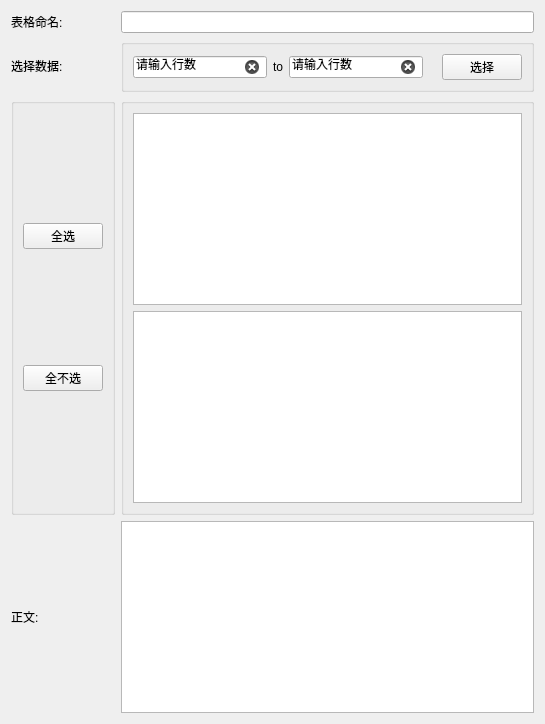
          <widget class="QWidget" name="text2">
           <attribute name="title">
            <string>2.数据表格</string>
           </attribute>
           <layout class="QGridLayout" name="gridLayout_8">
            <item row="5" column="0">
             <widget class="QGroupBox" name="groupBox_4">
              <property name="title">
               <string/>
              </property>
              <layout class="QVBoxLayout" name="verticalLayout_7">
               <item>
                <widget class="QPushButton" name="doc_2_button2">
                 <property name="text">
                  <string>全选</string>
                 </property>
                 <property name="checkable">
                  <bool>false</bool>
                 </property>
                </widget>
               </item>
               <item>
                <widget class="QPushButton" name="doc_2_button3">
                 <property name="text">
                  <string>全不选</string>
                 </property>
                 <property name="checkable">
                  <bool>false</bool>
                 </property>
                </widget>
               </item>
              </layout>
             </widget>
            </item>
            <item row="2" column="1">
             <widget class="QGroupBox" name="groupBox_3">
              <property name="sizePolicy">
               <sizepolicy hsizetype="Preferred" vsizetype="Fixed">
                <horstretch>0</horstretch>
                <verstretch>0</verstretch>
               </sizepolicy>
              </property>
              <property name="title">
               <string/>
              </property>
              <layout class="QHBoxLayout" name="horizontalLayout_2">
               <item>
                <widget class="QLineEdit" name="doc_2_start">
                 <property name="text">
                  <string>请输入行数</string>
                 </property>
                 <property name="clearButtonEnabled">
                  <bool>true</bool>
                 </property>
                </widget>
               </item>
               <item>
                <widget class="QLabel" name="label_23">
                 <property name="text">
                  <string>to</string>
                 </property>
                </widget>
               </item>
               <item>
                <widget class="QLineEdit" name="doc_2_end">
                 <property name="text">
                  <string>请输入行数</string>
                 </property>
                 <property name="clearButtonEnabled">
                  <bool>true</bool>
                 </property>
                </widget>
               </item>
               <item>
                <widget class="QLabel" name="doc_2_status">
                 <property name="text">
                  <string/>
                 </property>
                 <property name="wordWrap">
                  <bool>true</bool>
                 </property>
                </widget>
               </item>
               <item>
                <widget class="QPushButton" name="doc_2_button1">
                 <property name="text">
                  <string>选择</string>
                 </property>
                 <property name="checkable">
                  <bool>false</bool>
                 </property>
                </widget>
               </item>
              </layout>
             </widget>
            </item>
            <item row="0" column="1">
             <widget class="QLineEdit" name="doc_2_tablename">
              <property name="clearButtonEnabled">
               <bool>true</bool>
              </property>
             </widget>
            </item>
            <item row="2" column="0">
             <widget class="QLabel" name="label_24">
              <property name="sizePolicy">
               <sizepolicy hsizetype="Preferred" vsizetype="Preferred">
                <horstretch>0</horstretch>
                <verstretch>0</verstretch>
               </sizepolicy>
              </property>
              <property name="text">
               <string>选择数据:</string>
              </property>
             </widget>
            </item>
            <item row="0" column="0">
             <widget class="QLabel" name="label_22">
              <property name="text">
               <string>表格命名:</string>
              </property>
             </widget>
            </item>
            <item row="6" column="0">
             <widget class="QLabel" name="label_25">
              <property name="text">
               <string>正文:</string>
              </property>
             </widget>
            </item>
            <item row="6" column="1">
             <widget class="QPlainTextEdit" name="doc_2_text">
              <property name="sizePolicy">
               <sizepolicy hsizetype="Preferred" vsizetype="Preferred">
                <horstretch>0</horstretch>
                <verstretch>0</verstretch>
               </sizepolicy>
              </property>
             </widget>
            </item>
            <item row="5" column="1">
             <widget class="QGroupBox" name="groupBox_12">
              <property name="title">
               <string/>
              </property>
              <layout class="QGridLayout" name="gridLayout_15">
               <item row="1" column="0">
                <widget class="QTableWidget" name="doc_2_table">
                 <property name="sizePolicy">
                  <sizepolicy hsizetype="Expanding" vsizetype="Expanding">
                   <horstretch>0</horstretch>
                   <verstretch>0</verstretch>
                  </sizepolicy>
                 </property>
                </widget>
               </item>
               <item row="0" column="0">
                <widget class="QTreeView" name="doc_2_file">
                 <property name="sizePolicy">
                  <sizepolicy hsizetype="Preferred" vsizetype="Preferred">
                   <horstretch>0</horstretch>
                   <verstretch>0</verstretch>
                  </sizepolicy>
                 </property>
                </widget>
               </item>
              </layout>
             </widget>
            </item>
           </layout>
          </widget>
